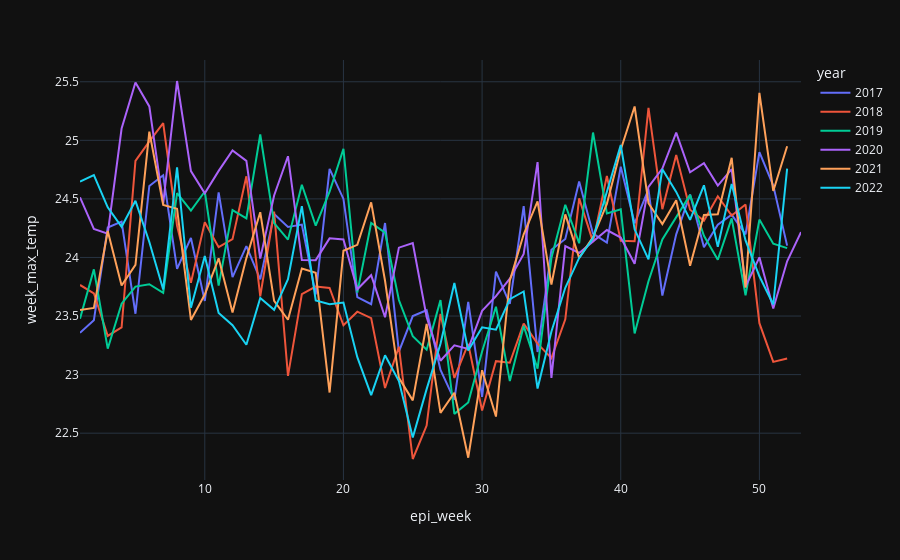

The notebook cell saved with this chart:
### Code cell
df_dengue[df_dengue['ubigeo']==160101].plot(x='epi_week', y='week_max_temp',
                                            template='plotly_dark', color='year')

### Figure 1 — Plotly figure (JSON) as saved in the notebook; plotly's stock layout.template omitted (floating-point values rounded to 4 significant figures)
{"data": [{"hovertemplate": "year=2017<br>epi_week=%{x}<br>week_max_temp=%{y}<extra></extra>", "legendgroup": "2017", "line": {"color": "#636efa", "dash": "solid"}, "marker": {"symbol": "circle"}, "mode": "lines", "name": "2017", "orientation": "v", "showlegend": true, "type": "scatter", "x": [1, 2, 3, 4, 5, 6, 7, 8, 9, 10, 11, 12, 13, 14, 15, 16, 17, 18, 19, 20, 21, 22, 23, 24, 25, 26, 27, 28, 29, 30, 31, 32, 33, 34, 35, 36, 37, 38, 39, 40, 41, 42, 43, 44, 45, 46, 47, 48, 49, 50, 51, 52], "xaxis": "x", "y": [23.36, 23.46, 24.26, 24.31, 23.52, 24.61, 24.7, 23.9, 24.17, 23.63, 24.56, 23.83, 24.1, 23.81, 24.37, 24.26, 24.28, 23.68, 24.76, 24.5, 23.66, 23.6, 24.29, 23.2, 23.5, 23.55, 23.04, 22.78, 23.62, 22.81, 23.88, 23.6, 24.44, 23.19, 24.07, 24.16, 24.65, 24.2, 24.13, 24.77, 24.29, 24.58, 23.68, 24.2, 24.54, 24.09, 24.28, 24.37, 24.2, 24.9, 24.61, 24.1], "yaxis": "y"}, {"hovertemplate": "year=2018<br>epi_week=%{x}<br>week_max_temp=%{y}<extra></extra>", "legendgroup": "2018", "line": {"color": "#EF553B", "dash": "solid"}, "marker": {"symbol": "circle"}, "mode": "lines", "name": "2018", "orientation": "v", "showlegend": true, "type": "scatter", "x": [1, 2, 3, 4, 5, 6, 7, 8, 9, 10, 11, 12, 13, 14, 15, 16, 17, 18, 19, 20, 21, 22, 23, 24, 25, 26, 27, 28, 29, 30, 31, 32, 33, 34, 35, 36, 37, 38, 39, 40, 41, 42, 43, 44, 45, 46, 47, 48, 49, 50, 51, 52], "xaxis": "x", "y": [23.77, 23.69, 23.33, 23.4, 24.83, 24.99, 25.15, 24.27, 23.78, 24.3, 24.09, 24.16, 24.69, 23.67, 24.39, 22.99, 23.69, 23.75, 23.74, 23.42, 23.54, 23.48, 22.89, 23.24, 22.28, 22.57, 23.52, 22.97, 23.26, 22.69, 23.11, 23.1, 23.44, 23.26, 23.14, 23.47, 24.5, 24.13, 24.69, 24.14, 24.14, 25.28, 24.41, 24.87, 24.41, 24.31, 24.52, 24.36, 24.45, 23.44, 23.11, 23.14], "yaxis": "y"}, {"hovertemplate": "year=2019<br>epi_week=%{x}<br>week_max_temp=%{y}<extra></extra>", "legendgroup": "2019", "line": {"color": "#00cc96", "dash": "solid"}, "marker": {"symbol": "circle"}, "mode": "lines", "name": "2019", "orientation": "v", "showlegend": true, "type": "scatter", "x": [1, 2, 3, 4, 5, 6, 7, 8, 9, 10, 11, 12, 13, 14, 15, 16, 17, 18, 19, 20, 21, 22, 23, 24, 25, 26, 27, 28, 29, 30, 31, 32, 33, 34, 35, 36, 37, 38, 39, 40, 41, 42, 43, 44, 45, 46, 47, 48, 49, 50, 51, 52], "xaxis": "x", "y": [23.48, 23.9, 23.22, 23.61, 23.75, 23.77, 23.7, 24.55, 24.4, 24.56, 23.76, 24.4, 24.33, 25.05, 24.29, 24.15, 24.62, 24.27, 24.56, 24.93, 23.7, 24.29, 24.21, 23.64, 23.33, 23.21, 23.64, 22.66, 22.76, 23.2, 23.58, 22.94, 23.42, 23.05, 24.0, 24.45, 24.12, 25.07, 24.38, 24.41, 23.35, 23.8, 24.15, 24.35, 24.53, 24.19, 23.98, 24.33, 23.68, 24.32, 24.12, 24.08], "yaxis": "y"}, {"hovertemplate": "year=2020<br>epi_week=%{x}<br>week_max_temp=%{y}<extra></extra>", "legendgroup": "2020", "line": {"color": "#ab63fa", "dash": "solid"}, "marker": {"symbol": "circle"}, "mode": "lines", "name": "2020", "orientation": "v", "showlegend": true, "type": "scatter", "x": [1, 2, 3, 4, 5, 6, 7, 8, 9, 10, 11, 12, 13, 14, 15, 16, 17, 18, 19, 20, 21, 22, 23, 24, 25, 26, 27, 28, 29, 30, 31, 32, 33, 34, 35, 36, 37, 38, 39, 40, 41, 42, 43, 44, 45, 46, 47, 48, 49, 50, 51, 52, 53], "xaxis": "x", "y": [24.51, 24.24, 24.2, 25.1, 25.49, 25.29, 24.46, 25.51, 24.74, 24.55, 24.74, 24.91, 24.82, 23.99, 24.53, 24.86, 23.98, 23.98, 24.16, 24.15, 23.73, 23.85, 23.49, 24.08, 24.12, 23.49, 23.12, 23.25, 23.22, 23.54, 23.67, 23.82, 24.03, 24.81, 22.97, 24.1, 24.04, 24.14, 24.23, 24.17, 23.95, 24.6, 24.76, 25.07, 24.73, 24.8, 24.61, 24.75, 23.75, 24.0, 23.56, 23.97, 24.22], "yaxis": "y"}, {"hovertemplate": "year=2021<br>epi_week=%{x}<br>week_max_temp=%{y}<extra></extra>", "legendgroup": "2021", "line": {"color": "#FFA15A", "dash": "solid"}, "marker": {"symbol": "circle"}, "mode": "lines", "name": "2021", "orientation": "v", "showlegend": true, "type": "scatter", "x": [1, 2, 3, 4, 5, 6, 7, 8, 9, 10, 11, 12, 13, 14, 15, 16, 17, 18, 19, 20, 21, 22, 23, 24, 25, 26, 27, 28, 29, 30, 31, 32, 33, 34, 35, 36, 37, 38, 39, 40, 41, 42, 43, 44, 45, 46, 47, 48, 49, 50, 51, 52], "xaxis": "x", "y": [23.55, 23.57, 24.23, 23.76, 23.94, 25.07, 24.45, 24.42, 23.47, 23.68, 23.99, 23.53, 23.99, 24.39, 23.63, 23.47, 23.91, 23.87, 22.85, 24.06, 24.11, 24.47, 23.8, 22.97, 22.78, 23.43, 22.67, 22.84, 22.29, 23.04, 22.64, 23.8, 24.2, 24.48, 23.77, 24.37, 24.0, 24.17, 24.46, 24.92, 25.29, 24.46, 24.29, 24.49, 23.93, 24.36, 24.37, 24.85, 23.74, 25.41, 24.57, 24.95], "yaxis": "y"}, {"hovertemplate": "year=2022<br>epi_week=%{x}<br>week_max_temp=%{y}<extra></extra>", "legendgroup": "2022", "line": {"color": "#19d3f3", "dash": "solid"}, "marker": {"symbol": "circle"}, "mode": "lines", "name": "2022", "orientation": "v", "showlegend": true, "type": "scatter", "x": [1, 2, 3, 4, 5, 6, 7, 8, 9, 10, 11, 12, 13, 14, 15, 16, 17, 18, 19, 20, 21, 22, 23, 24, 25, 26, 27, 28, 29, 30, 31, 32, 33, 34, 35, 36, 37, 38, 39, 40, 41, 42, 43, 44, 45, 46, 47, 48, 49, 50, 51, 52], "xaxis": "x", "y": [24.65, 24.7, 24.43, 24.26, 24.48, 24.13, 23.73, 24.77, 23.57, 24.01, 23.53, 23.42, 23.26, 23.65, 23.55, 23.81, 24.44, 23.63, 23.6, 23.62, 23.15, 22.83, 23.17, 22.94, 22.46, 22.88, 23.26, 23.78, 23.21, 23.4, 23.38, 23.64, 23.71, 22.88, 23.37, 23.74, 24.0, 24.16, 24.56, 24.96, 24.24, 23.98, 24.75, 24.56, 24.32, 24.62, 24.09, 24.63, 24.15, 23.84, 23.6, 24.76], "yaxis": "y"}], "layout": {"legend": {"title": {"text": "year"}, "tracegroupgap": 0}, "margin": {"t": 60}, "xaxis": {"anchor": "y", "domain": [0, 1], "title": {"text": "epi_week"}}, "yaxis": {"anchor": "x", "domain": [0, 1], "title": {"text": "week_max_temp"}}}}
